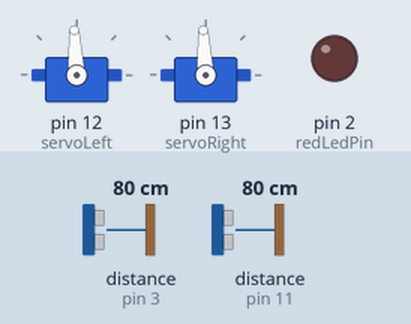
A sketch run on a simulated Arduino Uno, built with avr-gcc and run on an emulated ATmega328P. On the bench: 2 × servo, output pins drawn as LEDs (lit = HIGH). Wiring (inferred from the names in the program): 2 × ultrasonic range finder: trigger pin 3, echo pin 3 / trigger pin 11, echo pin 11. The test bench sets the inputs (shaded band); at power-on: distance to the obstacle (sensors on pin 11, pin 3) 80 cm. The echo pulse lasts 58.3 µs per cm; what the sketch prints to the serial monitor is not drawn.

Above: at 2.6 s.
2.7 s: distance to the obstacle (sensor on pin 11) set to 5 cm
8.4 s: distance to the obstacle (sensor on pin 11) set to 2 cm
At 10.1 s:
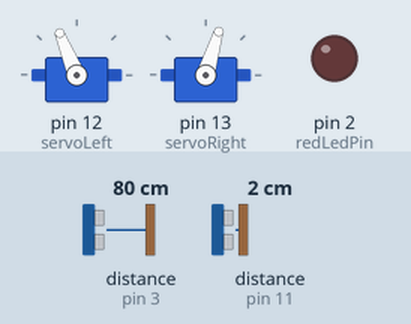
10.9 s: distance to the obstacle (sensor on pin 3) set to 14 cm
13.4 s: distance to the obstacle (sensor on pin 3) set to 11 cm
At 13.8 s:
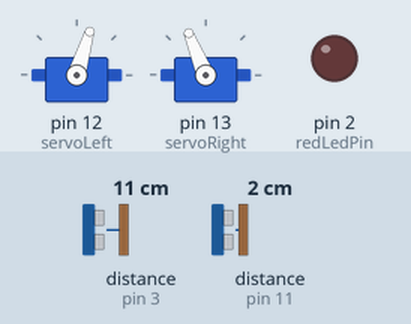
17.0 s: distance to the obstacle (sensor on pin 11) set to 9 cm
At 17.73 s:
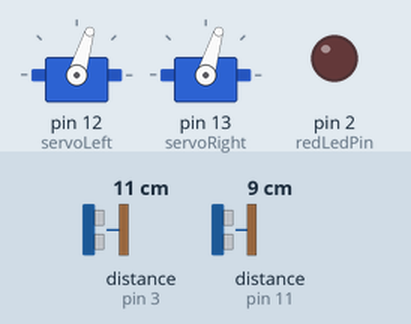
20.5 s: distance to the obstacle (sensor on pin 11) set to 4 cm
At 21.73 s:
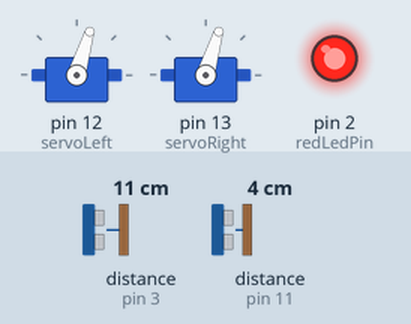
Timing chart, 0 to 25.0 s (numbered marks = the images above; inputs shaded):
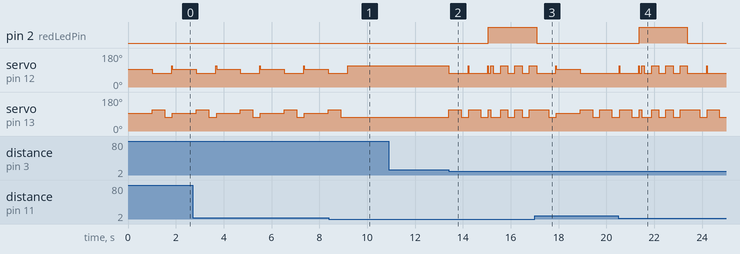

The sketch:

Ping_Robot.ino
```cpp
/*Code for DEMO Bot 4
*This robot makes use of the PING sensor
*Robot will move forward constantly, unless its PING sensors are utilized
*If robot detects an object in front of it, it will back up and turn slightly left
*If this happens three times, the red LED will turn on, the robot will dance, and then it will back up
*If the robot detects the ground in front of it is missing, it will pause, back up, and turn right
*/

#include <Servo.h>

Servo servoLeft;
Servo servoRight;

const int bottomPingPin = 11;
const int frontPingPin = 3;
const int redLedPin = 2;
const int pingSensorGroundDistanceConstant = 225;
const int pingSensorFrontDistanceConstant = 750;
const int danceConstant = 3;
int frontObjectDetectionCount = 0;
void setup()
{
  Serial.begin(9600);
  Serial.print("The program has started");
  servoLeft.attach(12);
  servoRight.attach(13);
  servoLeft.writeMicroseconds(1500);
  servoRight.writeMicroseconds(1500);
  pinMode(redLedPin, OUTPUT);
}

void loop() {
  digitalWrite(redLedPin, LOW);
  long bottomPingDistance = readPingSensor(bottomPingPin);
  long frontPingDistance = readPingSensor(frontPingPin);

  if (bottomPingDistance > pingSensorGroundDistanceConstant) {
    standStill();
    delay(1000);
    avoidEdge();
  }

  if (frontPingDistance < pingSensorFrontDistanceConstant) {
    frontObjectDetectionCount++;
    if (frontObjectDetectionCount > 2){
      digitalWrite(redLedPin, HIGH);
      dance();
      frontObjectDetectionCount=0;
    }
    digitalWrite(redLedPin, LOW);
    avoidEdge();
  }

  goForward();
}

void standStill(){
  servoLeft.writeMicroseconds(1500);
  servoRight.writeMicroseconds(1502);//servo is slightly off center
  delay(10);
  return;
}

void dance(){
 goBackward();
 delay(100);
 goForward();
 delay(100);
 for (int i=0;i<danceConstant;i++){
   turnRight();
   turnLeft();
 }
 return;
}

void avoidEdge() {
 goBackward();
 delay(500);
 turnRight();
 return;
}

void goForward(){
 servoLeft.writeMicroseconds(1700);
 servoRight.writeMicroseconds(1300);
 delay(10);
 return;
}

void goBackward(){
 servoLeft.writeMicroseconds(1300);
 servoRight.writeMicroseconds(1700);
 delay(10);
 return;
}

void turnRight() {
  servoLeft.writeMicroseconds(1300);
  servoRight.writeMicroseconds(1300);
  delay(300);
  return;
}

void turnLeft() {
  servoLeft.writeMicroseconds(1700);
  servoRight.writeMicroseconds(1700);
  delay(300);
  return;
}

long readPingSensor(int pingPin){
 long duration;

  // The PING))) is triggered by a HIGH pulse of 2 or more microseconds.
  // Give a short LOW pulse beforehand to ensure a clean HIGH pulse:
  pinMode(pingPin, OUTPUT);          // Set pin to OUTPUT
  digitalWrite(pingPin, LOW);        // Ensure pin is low
  delayMicroseconds(2);
  digitalWrite(pingPin, HIGH);       // Start ranging
  delayMicroseconds(5);              //   with 5 microsecond burst
  digitalWrite(pingPin, LOW);        // End ranging
  pinMode(pingPin, INPUT);           // Set pin to INPUT

  // The same pin is used to read the signal from the PING))): a HIGH
  // pulse whose duration is the time (in microseconds) from the sending
  // of the ping to the reception of its echo off of an object.
  duration = pulseIn(pingPin, HIGH);
  return duration;
}
```

Measured:
- the behaviour switches between 4 and 3 cm on distance to the obstacle (sensor on pin 11) (found by bisection; images 0 and 1)
- the behaviour switches between 13 and 12 cm on distance to the obstacle (sensor on pin 3) (found by bisection; images 1 and 2)
- after the input at 8.4 s, servo on pin 12 (servoLeft): goes on until 9.2 s, then stays 112°; servo on pin 13 (servoRight): goes on until 8.9 s, then stays 73°
- after the input at 10.9 s, every drawn part: stays the same
- after the input at 13.4 s, pin 2 (redLedPin): LOW → HIGH after 1.7 s; servo on pin 13 (servoRight): 73° → 112° at once, → 73° 0.51 s later, → 112° 0.32 s later, → 73° 0.50 s later, … (11 changes in this stretch)
- after the input at 17.0 s, pin 2 (redLedPin): goes on until 17.1 s, then stays LOW
- after the input at 20.5 s, pin 2 (redLedPin): LOW → HIGH after 0.87 s, → LOW 2.0 s later
- by itself, servo on pin 12 (servoLeft): repeats every 1.8 s: 112° 0.03 s, 93° 1.0 s, 73° 0.81 s
- by itself, servo on pin 13 (servoRight): repeats every 1.8 s: 73° 0.33 s, 93° 1.0 s, 112° 0.51 s
